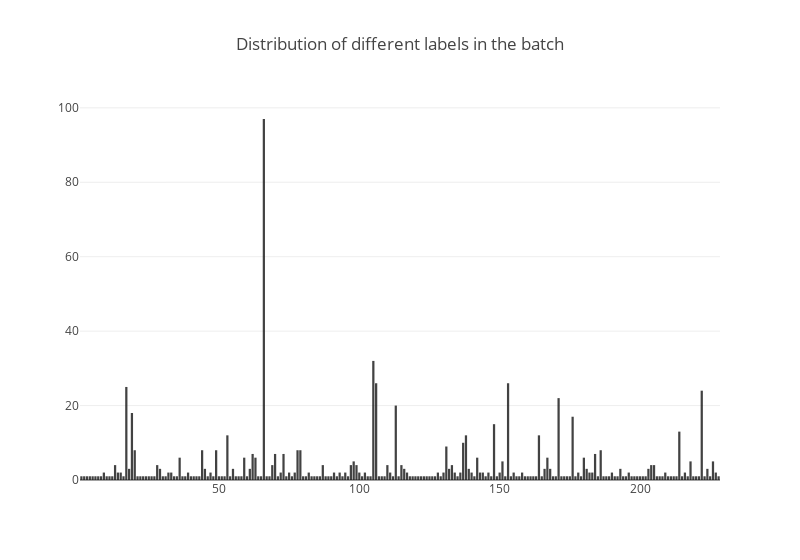

This figure's notebook cell:
### Markdown cell above
You can use the following plot with different macrobatch_size values to see how the distribution looks. Each label should have at least one image.

### Code cell
train_labels = Counter(all_labels)

xvalues = list(train_labels.keys())
yvalues = list(train_labels.values())

trace1 = go.Bar(x=xvalues, y=yvalues, opacity=0.8, name="year count", marker=dict(color='rgba(20, 20, 20, 1)'))
layout = dict(width=800, title='Distribution of different labels in the batch', legend=dict(orientation="h"));

fig = go.Figure(data=[trace1], layout=layout);
iplot(fig);

### Figure 1 — Plotly figure (JSON) as saved in the notebook; plotly's stock layout.template omitted (floating-point values rounded to 4 significant figures; data arrays with more than 128 entries replaced by an {"elided": "..."} marker saying what was removed)
{"data": [{"marker": {"color": "rgba(20, 20, 20, 1)"}, "name": "year count", "opacity": 0.8, "type": "bar", "x": {"elided": "228 str values"}, "y": {"elided": "228 int values"}}], "layout": {"legend": {"orientation": "h"}, "title": "Distribution of different labels in the batch", "width": 800}}
